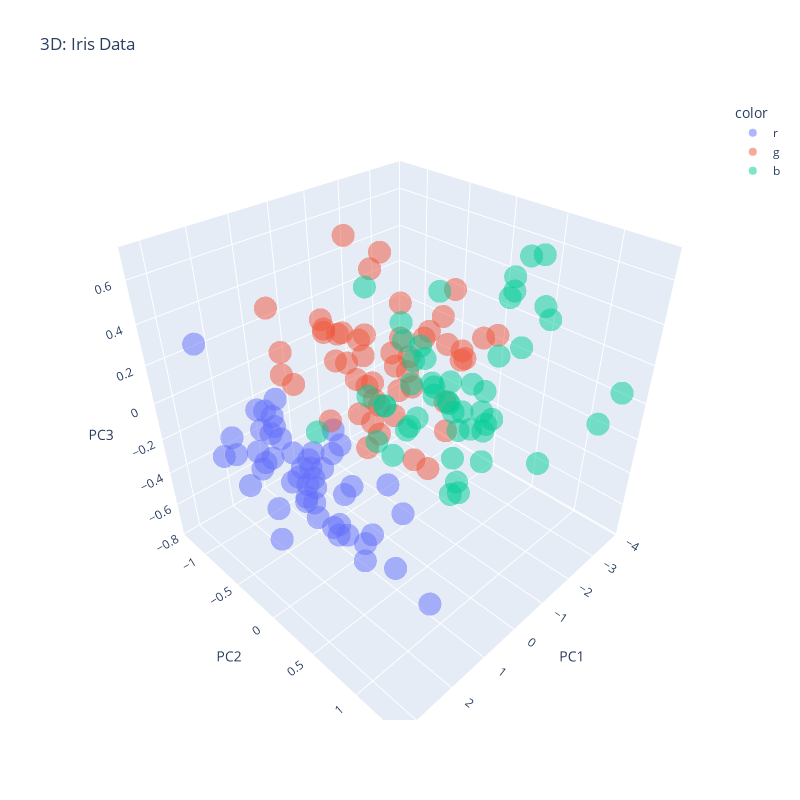

Here is the notebook cell this chart was saved with:
### Code cell
fig = px.scatter_3d(
    df_X3d, x='PC1', y='PC2', z='PC3', color=target_c, opacity=.5,
    title='3D: Iris Data', width = 800, height=800
)
fig.show()
